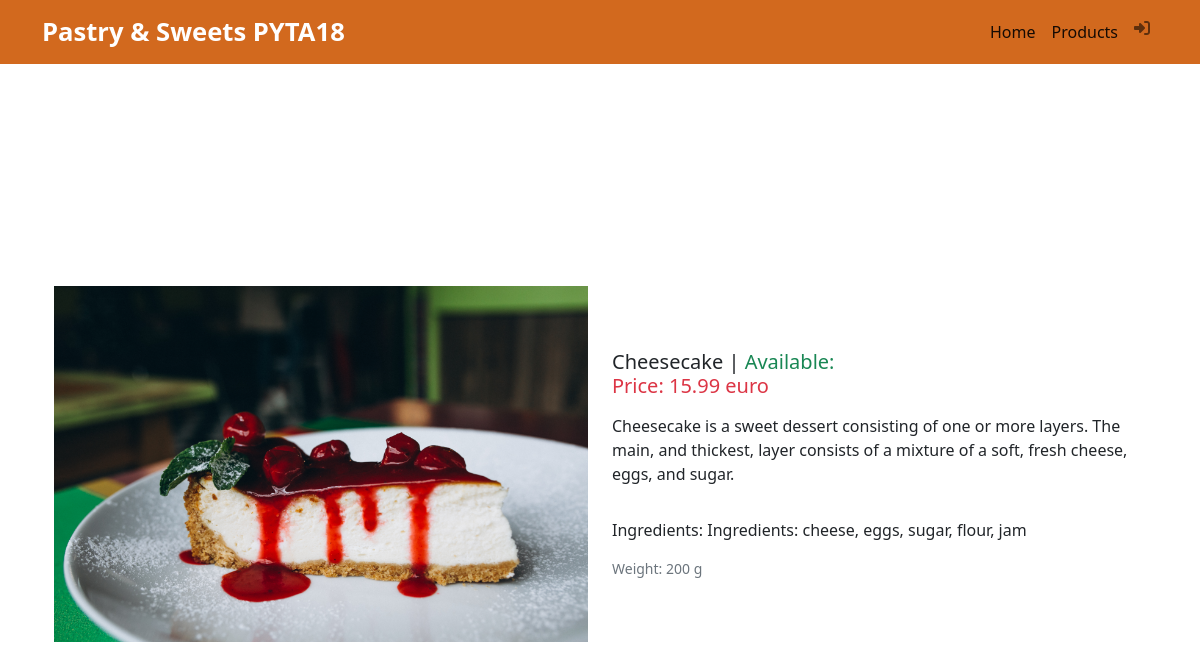
Page /product/3/ on the committed database.
### sweet_market_place18_app/models.py (models this page shows, shortened)
class Product(models.Model):
    name = models.CharField(max_length=100)
    description = models.TextField()
    price = models.DecimalField(max_digits=10, decimal_places=2)
    ingredients = models.TextField(null=True)
    weight = models.PositiveIntegerField(default=0)
    available = models.PositiveIntegerField(default=0)
    image = models.ImageField(upload_to='product_images/', null=True, blank=True)

### sweet_market_place18_app/views.py (the view)
# urls.py: path('product/<int:product_id>/', product_details, name="product"),
def product_details(request, product_id):
    product = get_object_or_404(Product, pk=product_id)
    return render(request, template_name='sweet_market_place18_app/product.html', context={
        "product": product
    })

### sweet_market_place18_app/templates/sweet_market_place18_app/product.html (shortened to what this page needs)
{% extends "sweet_market_place18_app/base.html" %}
{% block content %}
<div class="container">
    <div class="row d-flex justify-content-center align-items-center" style="height: 100vh;">
        <div class="col">
            <img src="{{ product.image.url }}" alt="{{ product.name }} Image" class="img-fluid">
        </div>
        <div class="col">
            <div class="row">
                <h5 class="card-title">{{ product.name }} | <span class="text-success">Available: {{product.available_quantity}}</span></h5>
                <h5 class="card-title text-danger">Price: {{ product.price }} euro</h5>
                <p class="card-text"><p> {{product.description}}</p>
                <p class="card-text"><p>Ingredients: {{product.ingredients}}</p>
                <p class="card-text"><small class="text-muted">Weight: {{ product.weight }} g</small></p>
            </div>
        </div></br>
    </div>
</div>
{% endblock %}

### rows in the picture
Product: image (picture), name "Cheesecake", price "15.99", description "Cheesecake is a sweet dessert consisting of one or more layers. The main, and thickest, layer consists of a mixture of a soft, fresh cheese, eggs, and sugar.", ingredients "Ingredients: cheese, eggs, sugar, flour, jam", weight "200"
